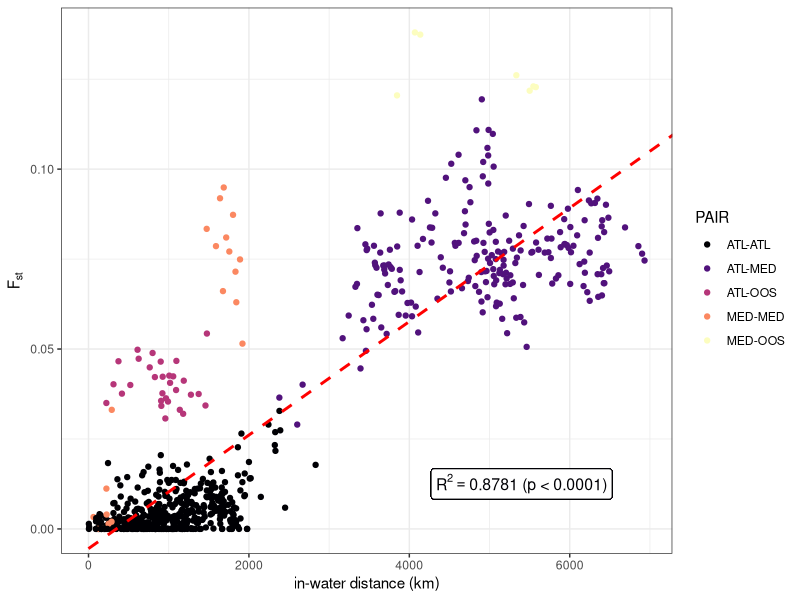
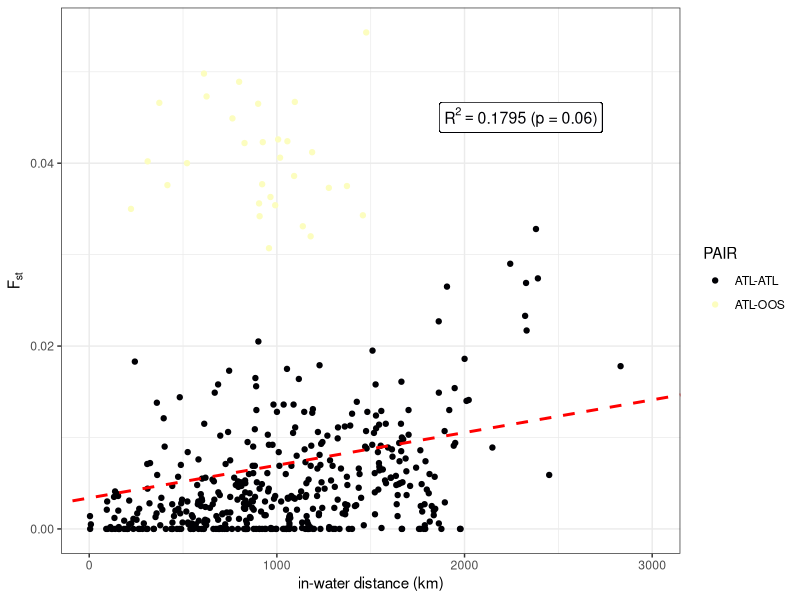
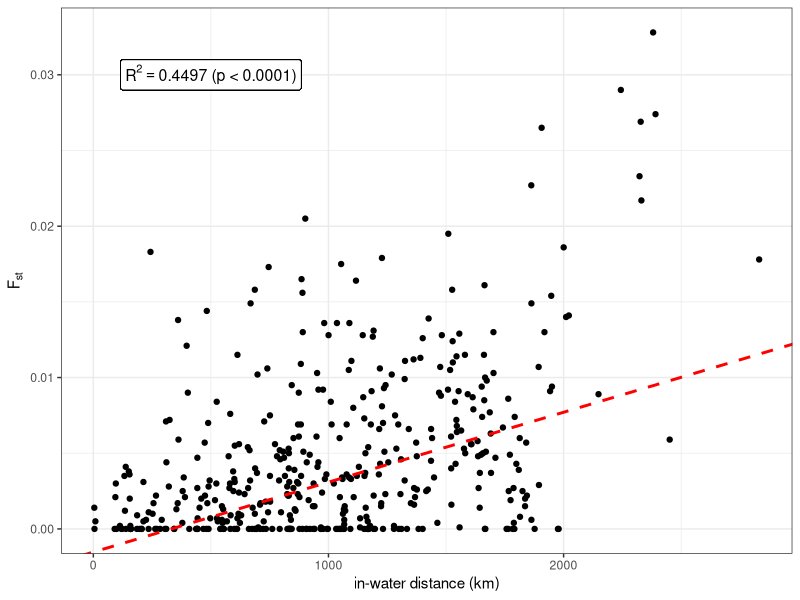

These charts were generated, in order, by the following R code:
library(ade4)
library(tidyverse)

# load the Fst matrix
Fst.dist <- read.csv("Output/distancesFst_neut.csv",header=T, row.names=1)

# load the in-water distances
inwater.dist <- read.csv("Output/distances.csv",header=T, row.names=1)
# ensure same order of rows
Fst.dist <- Fst.dist[match(rownames(inwater.dist),rownames(Fst.dist)),]
Fst.dist <- Fst.dist[,match(names(inwater.dist),names(Fst.dist))]
print(Fst.dist)

# long format of the matrices
df.plot <- expand.grid(as.matrix(Fst.dist))

inwater.dist <- as.matrix(as.dist(t(inwater.dist),upper=T, diag=T))
inwater.vec <- expand.grid(inwater.dist)$Var1
df.plot$inwater <- inwater.vec

# set the site names
df.plot$SITE1 <- rep(colnames(Fst.dist), each = ncol(Fst.dist))
df.plot$SITE2 <- rep(colnames(Fst.dist), ncol(Fst.dist))

# remove the distance between the site and itself (diagonal elements)
index <- vector()
for(i in 0:37){
	for(j in 1:(i+1)){
		index <- append(index, i*38+j)
	}
}

df.plot <- df.plot[-index,]
rownames(df.plot) <- 1:nrow(df.plot)

# set region of the sites
df.plot$REGION1 <- rep("",nrow(df.plot))
df.plot[df.plot$SITE1 %in% c("Laz","Tar","Sar","Ale","The","Tor","Sky"),]$REGION1 <- "MED"
df.plot[!(df.plot$SITE1 %in% c("Laz","Tar","Sar","Ale","The","Tor","Sky")),]$REGION1 <- "ATL"
df.plot[df.plot$SITE1 %in% c("Oos"),]$REGION1 <- "OOS"
df.plot$REGION2 <- rep("",nrow(df.plot))
df.plot[df.plot$SITE2 %in% c("Laz","Tar","Sar","Ale","The","Tor","Sky"),]$REGION2 <- "MED"
df.plot[!(df.plot$SITE2 %in% c("Laz","Tar","Sar","Ale","The","Tor","Sky")),]$REGION2 <- "ATL"
df.plot[df.plot$SITE2 %in% c("Oos"),]$REGION2 <- "OOS"

# set pairs of regions
df.plot$PAIR <- paste(df.plot$REGION1, df.plot$REGION2, sep = "-")
# remove doubles
df.plot[df.plot$PAIR == "MED-ATL",]$PAIR <- "ATL-MED"
df.plot[df.plot$PAIR == "OOS-ATL",]$PAIR <- "ATL-OOS"

names(df.plot)[1] <- "Fst"

# make regression line
# manually add coefficients to the graph
print(summary(lm(data=df.plot, Fst~inwater )))

Fst.mantel <- as.dist(Fst.dist)
inwater.mantel <- as.dist(inwater.dist)
print(ade4::mantel.rtest(Fst.mantel, inwater.mantel, nrepet=9999))

# regression for all sites
p <- ggplot(data=df.plot,aes(x=inwater,y=Fst,col=PAIR)) + geom_point(size=1.5) +
	theme_bw() + scale_color_viridis_d(option='magma') +
	xlab("in-water distance (km)") + ylab(expression(F[st])) + 
	geom_abline(intercept = -5.470e-3, slope = 1.578e-5, color="red", linetype="dashed", size=1) + 
	geom_label(x=5400,y=0.0125,label=expression(paste(R^2 == 0.8781, " (p < 0.0001)")),show.legend=F,size=4)

p %>% ggsave("Mantel_total.png",.,device='png',width=15,height=10,units='cm')

df.plot.atl <- df.plot[df.plot$REGION1!="MED" ,]
df.plot.atl <- df.plot.atl[df.plot.atl$REGION2!="MED",]
rownames(df.plot.atl) <- 1:nrow(df.plot.atl)

Fst.dist.atl <- Fst.dist[!(rownames(Fst.dist) %in% c("Laz","Tar","Sar","Ale","The","Tor","Sky")),
	!(colnames(Fst.dist) %in% c("Laz","Tar","Sar","Ale","The","Tor","Sky"))]

inwater.dist.atl <- inwater.dist[!(rownames(inwater.dist) %in% c("Laz","Tar","Sar","Ale","The","Tor","Sky")),
	!(colnames(inwater.dist) %in% c("Laz","Tar","Sar","Ale","The","Tor","Sky"))]

Fst.mantel.atl <- as.dist(Fst.dist.atl)
inwater.mantel.atl <- as.dist(inwater.dist.atl)
print(ade4::mantel.rtest(Fst.mantel.atl,inwater.mantel.atl,nrepet=9999))

print(summary(lm(data=df.plot.atl, Fst~inwater)))

# regression for Atlantic sites
p <- ggplot(data=df.plot.atl,aes(x=inwater,y=Fst,col=PAIR)) + geom_point(size=1.5) +
	theme_bw() + scale_color_viridis_d(option='magma') + xlim(0,3000) +
	xlab("in-water distance (km)") + ylab(expression(F[st])) + 
	geom_abline(intercept = 3.386e-3, slope = 3.576e-6, color="red", linetype="dashed", size=1) +
	geom_label(x=2300,y=0.045,label=expression(paste(R^2 == 0.1795, " (p = 0.06)")),show.legend=F,size=4)

p %>% ggsave("Mantel_atl.png",.,device='png',width=15,height=10,units='cm')

df.plot.oos <- df.plot.atl[df.plot.atl$SITE1 != "Oos",]
df.plot.oos <- df.plot.oos[df.plot.oos$SITE2 != "Oos",]
rownames(df.plot.oos) <- 1:nrow(df.plot.oos)

# set country of the sites (not used)
df.plot.oos$COUNTRY1 <- ""
df.plot.oos$COUNTRY2 <- ""

df.plot.oos[df.plot.oos$SITE1 %in% c("Brd","Cro","Eye","Heb","Iom","Ios","Loo","Lyn","Ork","Pad","Pem","She","Sbs","Sul","Cor","Hoo","Kil","Mul","Ven","Jer"),]$COUNTRY1 <- "BRT"
df.plot.oos[df.plot.oos$SITE2 %in% c("Brd","Cro","Eye","Heb","Iom","Ios","Loo","Lyn","Ork","Pad","Pem","She","Sbs","Sul","Cor","Hoo","Kil","Mul","Ven","Jer"),]$COUNTRY2 <- "BRT"
df.plot.oos[df.plot.oos$SITE1 %in% c("Idr","Vig"),]$COUNTRY1 <- "BIS"
df.plot.oos[df.plot.oos$SITE2 %in% c("Idr","Vig"),]$COUNTRY2 <- "BIS"
df.plot.oos[df.plot.oos$SITE1 %in% c("Hel","Ber","Flo","Sin","Tro","Gul","Kav","Lys"),]$COUNTRY1 <- "SKA"
df.plot.oos[df.plot.oos$SITE2 %in% c("Hel","Ber","Flo","Sin","Tro","Gul","Kav","Lys"),]$COUNTRY2 <- "SKA"

df.plot.oos$PAIR <- paste(df.plot.oos$COUNTRY1, df.plot.oos$COUNTRY2, sep = "-")
df.plot.oos[df.plot.oos$PAIR == "BIS-BRT",]$PAIR <- "BRT-BIS"
df.plot.oos[df.plot.oos$PAIR == "BIS-SKA",]$PAIR <- "SKA-BIS"
df.plot.oos[df.plot.oos$PAIR == "SKA-BRT",]$PAIR <- "BRT-SKA"

Fst.dist.oos <- Fst.dist.atl[!(rownames(Fst.dist.atl) %in% c("Oos")),
	!(colnames(Fst.dist.atl) %in% c("Oos"))]

inwater.dist.oos <- inwater.dist.atl[!(rownames(inwater.dist.atl) %in% c("Oos")),
	!(colnames(inwater.dist.atl) %in% c("Oos"))]

Fst.mantel.oos <- as.dist(Fst.dist.oos)
inwater.mantel.oos <- as.dist(inwater.dist.oos)
print(ade4::mantel.rtest(Fst.mantel.oos,inwater.mantel.oos,nrepet=9999))

print(summary(lm(data=df.plot.oos, Fst~inwater)))

# regression for Atlantic sites (without Oosterschelde)
p <- ggplot(data=df.plot.oos,aes(x=inwater,y=Fst)) + geom_point(size=1.5) +
	theme_bw() + 
	xlab("in-water distance (km)") + ylab(expression(F[st])) +
	geom_abline(intercept = -1.530e-3, slope = 4.619e-6, color="red", linetype="dashed", size=1) +
	geom_label(x=500,y=0.03,label=expression(paste(R^2 == 0.4497, " (p < 0.0001)")),show.legend=F,size=4)

p %>% ggsave("Mantel_oos.png",.,device='png',width=15,height=10,units='cm')
